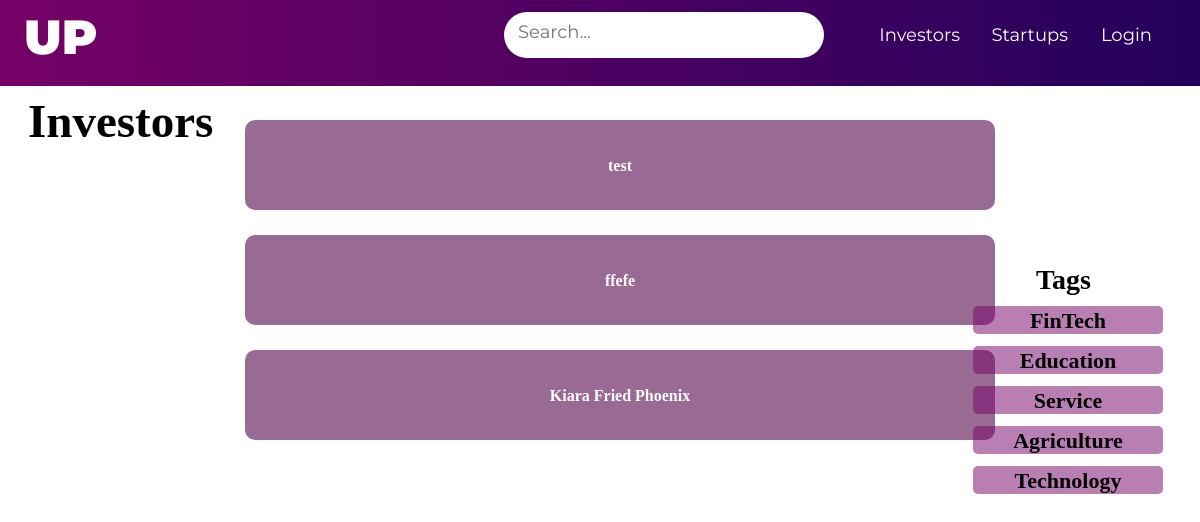
Before: /investor with the older database file.
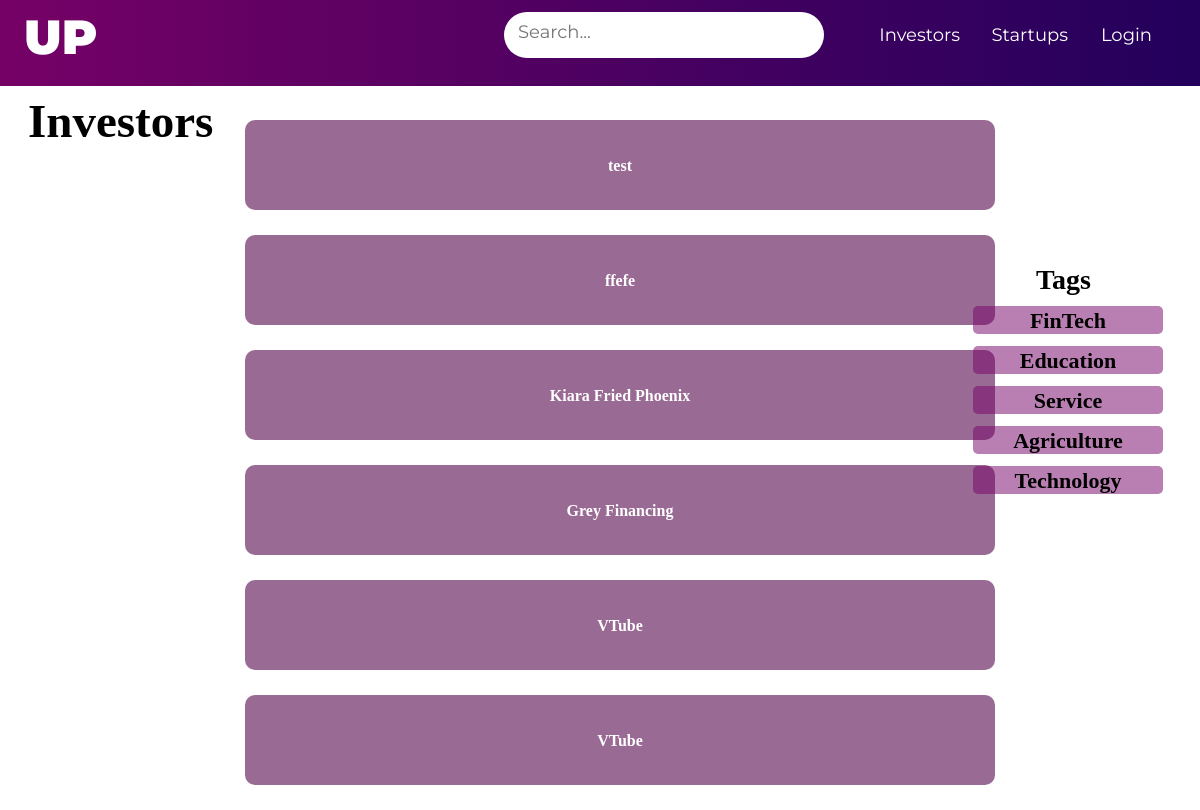
After: the same page with the newer database file.
### models.py (models this page shows)
class Investor(db.Model):
    id = db.Column(db.Integer, primary_key=True)
    email = db.Column(db.String(100))
    forename = db.Column(db.String(100))
    surname = db.Column(db.String(100))
    company = db.Column(db.String(100))
    phone = db.Column(db.String(100))
    gender = db.Column(db.String(20))
    category = db.Column(db.String(200))
    budget = db.Column(db.Integer)
    startuplocation = db.Column(db.String(100))
    numberofpeople = db.Column(db.Integer)
    stage = db.Column(db.String(50))
    returntype = db.Column(db.String(200))

### __init__.py (the view)
    @app.route("/investor")
    def investor():
        return render_template('search_filter_investor.html',title="Investors",data=Investor.query.all())

### templates/search_filter_investor.html (shortened to what this page needs)
{%extends 'navbar.html'%}
{%block layout%}
<head>
    <link rel="stylesheet" href="../static/main.css">
</head>
<body>
    <h1 class="logo">Investors</h1>
    <h2 class="tags">Tags</h2>
    <div class="category">
        <button class="fintech"><a href="{{url_for('fintech')}}">FinTech</a></button>
        <button class="education"><a href="{{url_for('education')}}">Education</a></button>
        <button class="service"><a href="{{url_for('service')}}">Service</a></button>
        <button class="agriculture"><a href="{{url_for('agriculture')}}">Agriculture</a></button>
        <button class="technology"><a href="{{url_for('technology')}}">Technology</a></button>
    </div>
    <div class='isi'>
        <div class='list'>
            <ul>
                {% for item in data %}
                <li><a href='#'>{{item.company}}</a></li>
                {%endfor%}
            </ul>
        </div>
    </div>
</body>
{%endblock layout%}

### templates/navbar.html (shortened to what this page needs)
<!DOCTYPE html>
<html lang="en">
  <head>
    <link rel="stylesheet" type="text/css" href=../static/main.css />
  </head>
  <body>
    <div class="navbar">
      <a class="up" href="{{url_for('home')}}">UP</a>
      <div class="searchbar">
        <span class="background"></span>
        <input type="text" placeholder="Search..." />
      </div>
      <div class="right">
        <a class="investors" href="{{url_for('investor')}}">Investors</a>
        <a class="startups" href="{{url_for('startups')}}">Startups</a>
        <a class="login"  href="{{url_for('login')}}">Login</a>
      </div>
    </div>
    {% block layout %}{% endblock layout %}
  </body>
</html>

### static/main.css (style rules this page uses)
.navbar { position: relative; z-index: 100; }
.navbar span.background { position: fixed; top: 0%; left: 0%; width: 100%; height: 86px; background: linear-gradient(269.8deg, #23005c 0%, #760166 100%); }
.navbar a { position: fixed; font-family: Montserrat; font-style: normal; text-decoration: none; color: #ffffff; }
.navbar a.up { left: 2%; top: 1%; font-weight: 900; font-size: 48px; line-height: 59px; }
.navbar .searchbar { position: fixed; }
.navbar .searchbar span.background { top: 1.5%; left: 42%; width: 320px; height: 46px; background: #ffffff; border-radius: 25px; }
.navbar .searchbar input { position: fixed; top: 2.5%; left: 43%; width: 286px; font-family: Montserrat; font-style: normal; font-weight: normal; font-size: 18px; line-height: 22px; background-color: transparent; border: none; outline: none; }
.navbar .right a { top: 3%; font-style: normal; font-weight: normal; font-size: 18px; line-height: 22px; }
.navbar .right a.investors { right: 20%; }
.navbar .right a.startups { right: 11%; }
.navbar .right a.login { right: 4%; }
* { font-family: 'Ubuntu', sans-serif; }
a { color: white; text-decoration: none; }
.logo { position: fixed; width: 214px; height: 60px; left: 28px; top: 93px; font-family: Margaret; font-style: normal; font-weight: 600; font-size: 47px; line-height: 57px; margin: auto; color: #000000; }
.tags { position: fixed; width: 70px; height: 40px; right: 94px; top: 240px; font-family: Margaret; font-style: normal; font-weight: 600; font-size: 28px; line-height: 34px; color: #000000; }
.category { float: right; }
.isi { margin-top: 120px; }
.list { text-align: center; }
.list ul { list-style-type: none; }
.list ul li { cursor: pointer; margin: 25px; width: 750px; height: 90px; margin-left: auto; margin-right: auto; overflow: hidden; background: #996a93; border-radius: 10px; }
.list ul li a { text-decoration: none; text-align: center; line-height: 92px; font-size: bold; font-weight: bold; font-family: Margaret; color: #ffffff; transition: 0.4s ease; }
.category .fintech { position: fixed; cursor: pointer; border: none; width: 190px; height: 28px; right: 37px; top: 306px; background: rgba(118, 1, 102, 0.5); border-radius: 5px; transition: 0.4s ease; }
.category .fintech a { width: 128px; height: 30px; left: 1208px; top: 305px; font-family: Margaret; font-style: normal; font-weight: 600; font-size: 22px; line-height: 27px; color: #000000; }
.category .education { cursor: pointer; border: none; position: fixed; width: 190px; height: 28px; right: 37px; top: 346px; background: rgba(118, 1, 102, 0.5); border-radius: 5px; transition: 0.4s ease; }
.category .education a { width: 164px; height: 23px; left: 1193px; top: 346px; font-family: Margaret; font-style: normal; font-weight: 600; font-size: 22px; line-height: 27px; color: #000000; }
.category .service { position: fixed; border: none; cursor: pointer; width: 190px; height: 28px; right: 37px; top: 386px; background: rgba(118, 1, 102, 0.5); border-radius: 5px; transition: 0.4s ease; }
.category .service a { width: 70px; height: 30px; left: 1237px; top: 385px; font-family: Margaret; font-style: normal; font-weight: 600; font-size: 22px; line-height: 27px; color: #000000; }
.category .agriculture { position: fixed; cursor: pointer; border: none; width: 190px; height: 28px; right: 37px; top: 426px; background: rgba(118, 1, 102, 0.5); border-radius: 5px; transition: 0.4s ease; }
.category .agriculture a { width: 99px; height: 30px; left: 1222px; top: 425px; font-family: Margaret; font-style: normal; font-weight: 600; font-size: 22px; line-height: 27px; color: #000000; }
.category .technology { position: fixed; cursor: pointer; border: none; width: 190px; height: 28px; right: 37px; top: 466px; background: rgba(118, 1, 102, 0.5); border-radius: 5px; transition: 0.4s ease; }
.category .technology a { width: 99px; height: 30px; left: 1222px; top: 465px; font-family: Margaret; font-style: normal; font-weight: 600; font-size: 22px; line-height: 27px; color: #000000; }

Changed rows visible on the page:
added Investor: company "Grey Financing"
added Investor: company "VTube"
added Investor: company "VTube"
